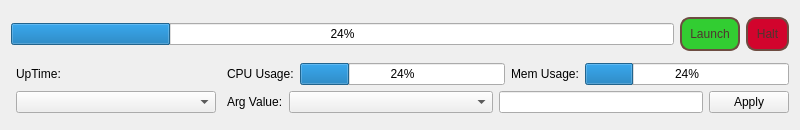
<?xml version="1.0" encoding="UTF-8"?>
<ui version="4.0">
 <class>Form</class>
 <widget class="QWidget" name="Form">
  <property name="geometry">
   <rect>
    <x>0</x>
    <y>0</y>
    <width>800</width>
    <height>130</height>
   </rect>
  </property>
  <property name="sizePolicy">
   <sizepolicy hsizetype="MinimumExpanding" vsizetype="Fixed">
    <horstretch>0</horstretch>
    <verstretch>0</verstretch>
   </sizepolicy>
  </property>
  <property name="minimumSize">
   <size>
    <width>800</width>
    <height>130</height>
   </size>
  </property>
  <property name="windowTitle">
   <string>Form</string>
  </property>
  <layout class="QHBoxLayout" name="horizontalLayout_2">
   <item>
    <layout class="QHBoxLayout" name="horizontalLayout">
     <item>
      <layout class="QVBoxLayout" name="verticalLayout">
       <item>
        <layout class="QHBoxLayout" name="horizontalLayout_3">
         <item>
          <widget class="QProgressBar" name="launch_progress_bar">
           <property name="value">
            <number>24</number>
           </property>
          </widget>
         </item>
         <item>
          <layout class="QVBoxLayout" name="verticalLayout_3"/>
         </item>
         <item>
          <widget class="QPushButton" name="launch_button">
           <property name="styleSheet">
            <string notr="true">
                /* QPushButton */
                QPushButton {
                    background-color: #32CD32; /* Cherry Red */
                    border: 2px solid #6D4C41;
                    border-radius: 10px;
                    padding: 8px;
                    color: #4E342E;
                }
                QPushButton:hover {
                    background-color: #7EBD01;
                }
                QPushButton:pressed {
                    background-color: #41A317;
                }
                </string>
           </property>
           <property name="text">
            <string>Launch</string>
           </property>
          </widget>
         </item>
         <item>
          <widget class="QPushButton" name="halt_button">
           <property name="styleSheet">
            <string notr="true">
                /* QPushButton */
                QPushButton {
                    background-color: #D2042D; /* Lime Green */
                    border: 2px solid #6D4C41;
                    border-radius: 10px;
                    padding: 8px;
                    color: #4E342E;
                }
                QPushButton:hover {
                    background-color: #850101;
                }
                QPushButton:pressed {
                    background-color: #65041d;
                }
                </string>
           </property>
           <property name="text">
            <string>Halt</string>
           </property>
          </widget>
         </item>
        </layout>
       </item>
       <item>
        <layout class="QHBoxLayout" name="horizontalLayout_4">
         <item>
          <layout class="QVBoxLayout" name="verticalLayout_4">
           <property name="leftMargin">
            <number>5</number>
           </property>
           <property name="rightMargin">
            <number>5</number>
           </property>
           <item>
            <widget class="QLabel" name="uptime_label">
             <property name="text">
              <string>UpTime:</string>
             </property>
            </widget>
           </item>
           <item>
            <widget class="QComboBox" name="launchSelect">
             <property name="minimumSize">
              <size>
               <width>200</width>
               <height>0</height>
              </size>
             </property>
            </widget>
           </item>
          </layout>
         </item>
         <item>
          <layout class="QVBoxLayout" name="verticalLayout_2">
           <item>
            <layout class="QHBoxLayout" name="horizontalLayout_5">
             <item>
              <widget class="QLabel" name="label_2">
               <property name="text">
                <string>CPU Usage:</string>
               </property>
              </widget>
             </item>
             <item>
              <widget class="QProgressBar" name="progressBar_2">
               <property name="value">
                <number>24</number>
               </property>
              </widget>
             </item>
             <item>
              <widget class="QLabel" name="label_3">
               <property name="text">
                <string>Mem Usage:</string>
               </property>
              </widget>
             </item>
             <item>
              <widget class="QProgressBar" name="progressBar_3">
               <property name="value">
                <number>24</number>
               </property>
              </widget>
             </item>
            </layout>
           </item>
           <item>
            <layout class="QHBoxLayout" name="horizontalLayout_6">
             <item>
              <widget class="QLabel" name="label">
               <property name="text">
                <string>Arg Value:</string>
               </property>
              </widget>
             </item>
             <item>
              <widget class="QComboBox" name="launchargcombo">
               <property name="sizePolicy">
                <sizepolicy hsizetype="MinimumExpanding" vsizetype="Fixed">
                 <horstretch>0</horstretch>
                 <verstretch>0</verstretch>
                </sizepolicy>
               </property>
               <property name="minimumSize">
                <size>
                 <width>200</width>
                 <height>0</height>
                </size>
               </property>
              </widget>
             </item>
             <item>
              <widget class="QLineEdit" name="launchargvalue"/>
             </item>
             <item>
              <widget class="QPushButton" name="applylauncharg">
               <property name="text">
                <string>Apply</string>
               </property>
              </widget>
             </item>
            </layout>
           </item>
          </layout>
         </item>
        </layout>
       </item>
      </layout>
     </item>
    </layout>
   </item>
  </layout>
 </widget>
 <resources/>
 <connections/>
</ui>
